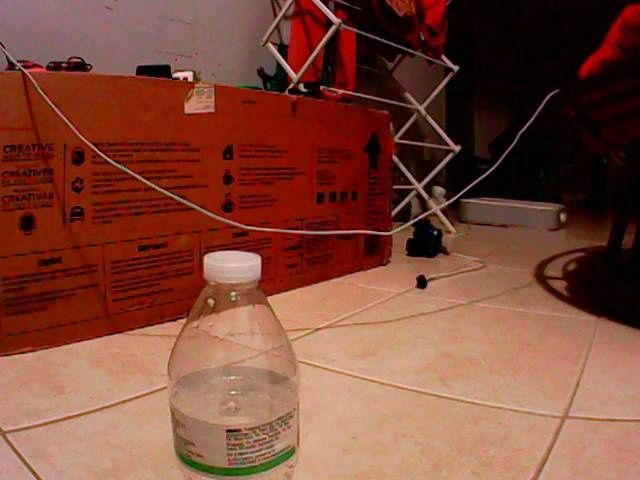
#> input picture test_camera_masterpi_stream.jpg, 640 x 480 px
$ python -i bruno_avoidance_standalone.py   (imports and definitions only)
#> lines starting #> are read from the running program, lines starting #| are printed output that depends on the picture; after the words box and inside, x2 and y2 are one past the last pixel; in counts of white or black regions, pixels touching at a corner belong together
#> further down, picture is the input picture: shape (480, 640, 3); mean B, G, R 55.7, 72.3, 125.9
#!/usr/bin/env python3
"""
Standalone Bruno Obstacle Avoidance System
Works without hardware dependencies for testing
"""

import cv2
import time
import signal
import numpy as np
import logging
from typing import Dict, List, Optional, Tuple

class StandaloneObstacleAvoidance:
    def __init__(self, config: Dict = None):
        self.config = config or self._default_config()
        self.setup_logging()

        # Obstacle detection parameters
        self.obstacle_threshold = self.config.get('obstacle_threshold', 80)  # pixels
        self.danger_threshold = self.config.get('danger_threshold', 120)    # pixels
        self.frame_width = 640
        self.frame_height = 480

        # Distance smoothing
        self.distance_history = []
        self.max_history = 5

        # State management
        self.is_running = False
        self.current_action = "IDLE"
        self.last_obstacle_time = 0

        # Camera setup
        self.camera_url = self.config.get('camera_url', 'http://127.0.0.1:8080?action=stream')
        self.cap = None

        self.logger.info("🤖 Standalone Obstacle Avoidance System initialized")

    def _default_config(self) -> Dict:
        """Default obstacle avoidance configuration"""
        return {
            'obstacle_threshold': 80,      # Distance in pixels to start avoiding
            'danger_threshold': 120,       # Distance to emergency stop
            'camera_url': 'http://127.0.0.1:8080?action=stream',
            'detection_area': {            # Area of frame to check for obstacles
                'top': 0.3,               # 30% from top
                'bottom': 0.9,            # 90% from top
                'left': 0.1,              # 10% from left
                'right': 0.9              # 90% from left
            },
            'avoidance_speed': 25,         # Speed when avoiding obstacles
            'normal_speed': 35,            # Normal forward speed
            'turn_time': 1.0,              # Time to turn when avoiding
            'backup_time': 0.8,            # Time to backup when obstacle detected
        }

    def setup_logging(self):
        """Setup logging"""
        logging.basicConfig(level=logging.INFO)
        self.logger = logging.getLogger(__name__)

    # [15 lines left out: function initialize_camera, not called in this run]

    def detect_obstacles_vision(self, frame: np.ndarray) -> List[Dict]:
        """
        Detect obstacles using computer vision
        Returns list of detected obstacles with distance and position info
        """
        obstacles = []

        try:
            # Define detection area
            h, w = frame.shape[:2]
#> h = 480; w = 640
            area = self.config['detection_area']

            y1 = int(h * area['top'])
#> y1 = 144
            y2 = int(h * area['bottom'])
#> y2 = 432
            x1 = int(w * area['left'])
#> x1 = 64
            x2 = int(w * area['right'])
#> x2 = 576

            # Extract region of interest
            roi = frame[y1:y2, x1:x2]
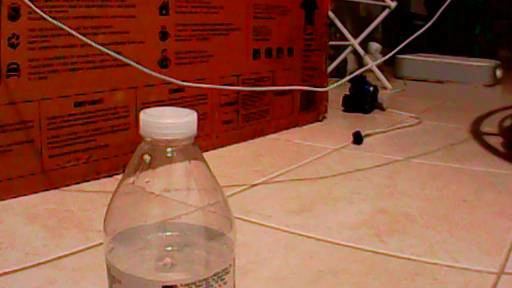
#> roi: shape (288, 512, 3); mean B, G, R 63.2, 83.8, 144

            # Convert to grayscale
            gray = cv2.cvtColor(roi, cv2.COLOR_BGR2GRAY)
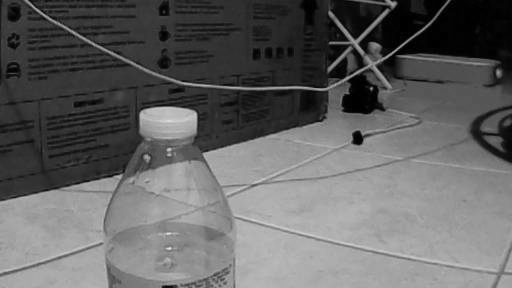
#> gray: shape (288, 512); min 0, max 233, mean 99.5

            # Apply Gaussian blur to reduce noise
            blurred = cv2.GaussianBlur(gray, (5, 5), 0)

            # Edge detection
            edges = cv2.Canny(blurred, 50, 150)
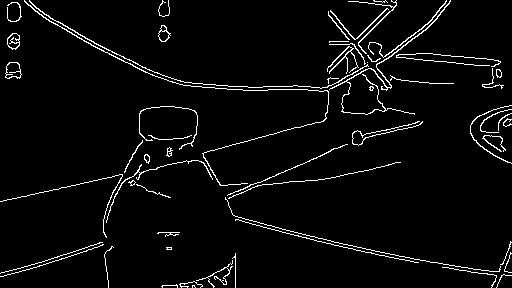
#> edges: shape (288, 512); 3.9% white in thin lines or dots

            # Find contours
            contours, _ = cv2.findContours(edges, cv2.RETR_EXTERNAL, cv2.CHAIN_APPROX_SIMPLE)
#> contours = 57 contours, 37 with area under 20; largest, box (x1, y1, x2, y2) and area: (5, 62, 22, 79) 200, (7, 33, 20, 50) 154, (329, 0, 451, 115) 144, (158, 25, 171, 42) 121, (24, 0, 329, 186) 90

            for contour in contours:
                area_pixels = cv2.contourArea(contour)

                # Filter small noise
                if area_pixels < 800:
                    continue

                # Get bounding box
                x, y, w_box, h_box = cv2.boundingRect(contour)

                # Convert back to full frame coordinates
                full_x = x + x1
                full_y = y + y1

                # Estimate distance based on object size and position
                distance = self.estimate_obstacle_distance(w_box, h_box, full_y, h)

                # Calculate angle from center
                center_x = full_x + w_box/2
                angle = np.arctan2(center_x - w/2, w/2) * 180 / np.pi

                # Only consider obstacles in front (within 60 degrees)
                if abs(angle) < 60:
                    obstacle = {
                        'distance': distance,
                        'angle': angle,
                        'bbox': (full_x, full_y, w_box, h_box),
                        'area': area_pixels,
                        'confidence': min(area_pixels / 5000, 1.0),
                        'type': 'obstacle'
                    }
                    obstacles.append(obstacle)
#> this loop made 57 passes
#> area_pixels on passes 6, 21, 22, 23, 24, 26, 32, 33, 37, 40, 43, 46: 24, 42, 33.5, 29.5, 29, 23, 23.5, 36, 34, 200.5, 49, 153.5
#> after the loop, obstacles = []

        except Exception as e:
            self.logger.error(f"Obstacle detection error: {e}")

        return obstacles

    # [278 lines left out: functions estimate_obstacle_distance, smooth_distance, analyze_obstacles, plan_avoidance_maneuver, execute_avoidance_action, draw_obstacle_info and 4 more, not called in this run]


# [37 lines not run here, left out]

>>> import cv2
>>> picture = cv2.imread('test_camera_masterpi_stream.jpg')
>>> result = StandaloneObstacleAvoidance().detect_obstacles_vision(picture)
#> result = []

$ run again, on last_sent.jpg
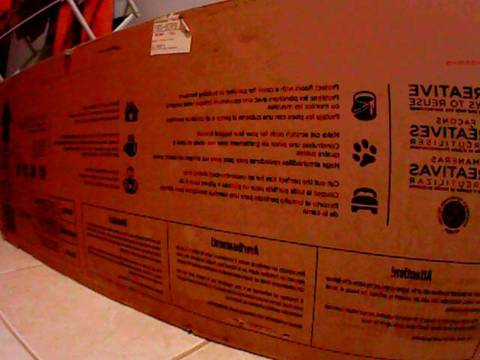
#> input picture last_sent.jpg, 480 x 360 px
#> picture is the input picture: shape (360, 480, 3); mean B, G, R 23.5, 48.6, 131.8
#> in detect_obstacles_vision, `gray = cv2.cvtColor(roi, cv2.COLOR_BGR2GRAY)`:
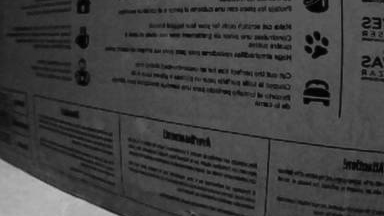
#> gray: shape (216, 384); min 0, max 190, mean 64.4
#> in detect_obstacles_vision, `edges = cv2.Canny(blurred, 50, 150)`:
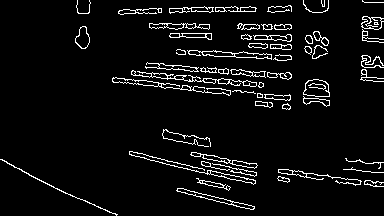
#> edges: shape (216, 384); 5.7% white in thin lines or dots
#> contours = 57 contours, 16 with area under 20; largest, box (x1, y1, x2, y2) and area: (303, 79, 330, 97) 360, (187, 50, 272, 60) 298, (131, 70, 257, 87) 291, (176, 188, 255, 210) 276, (112, 77, 231, 96) 236
#> the loop in detect_obstacles_vision, `for contour in contours:` made 57 passes
#> area_pixels on passes 1, 3, 4, 5, 8, 9, 11, 12: 276.5, 93.5, 39, 124.5, 34, 45, 236, 189
#> after the loop in detect_obstacles_vision, `for contour in contours:`: obstacles = []
